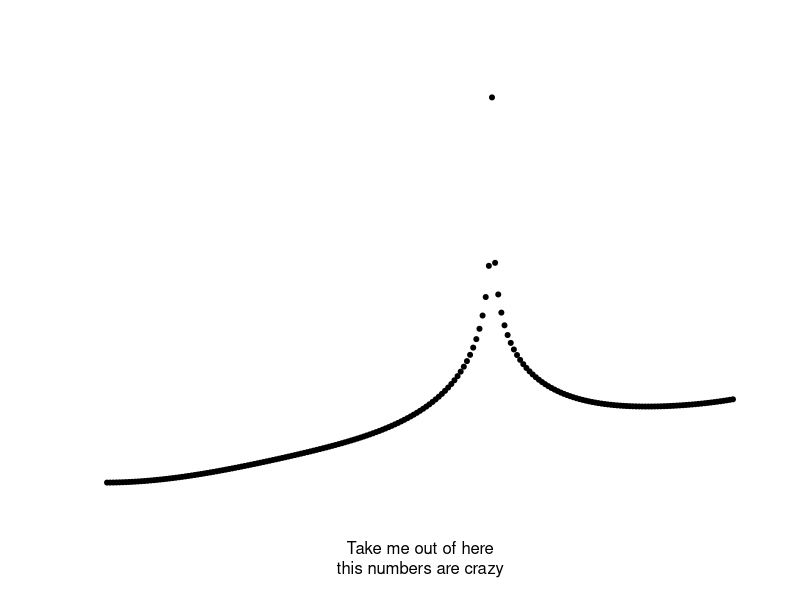
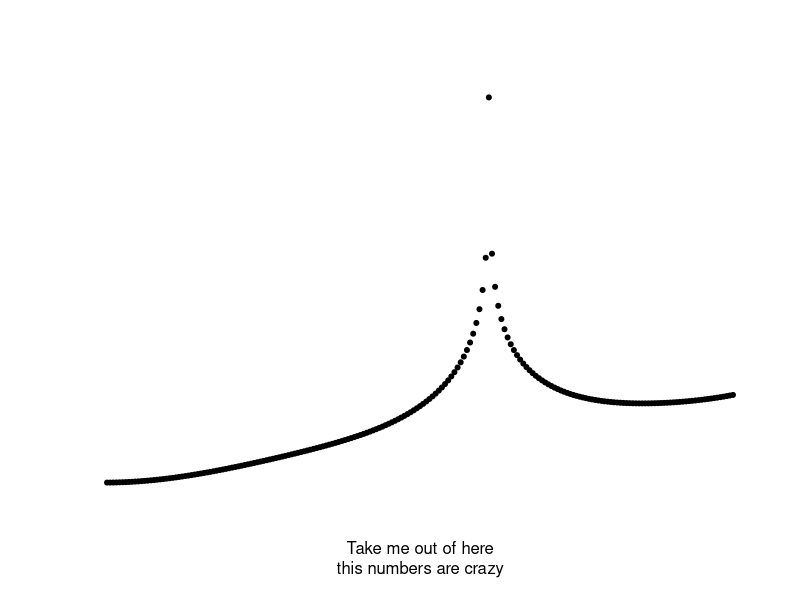
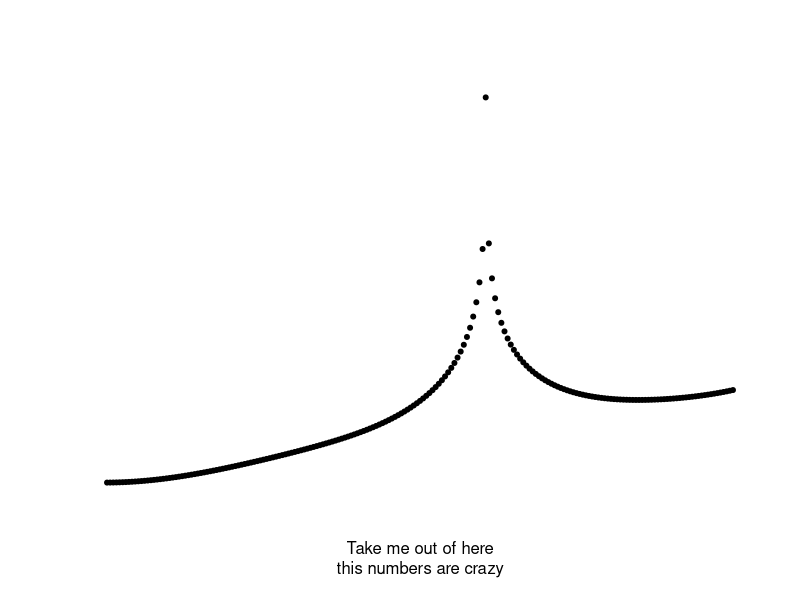
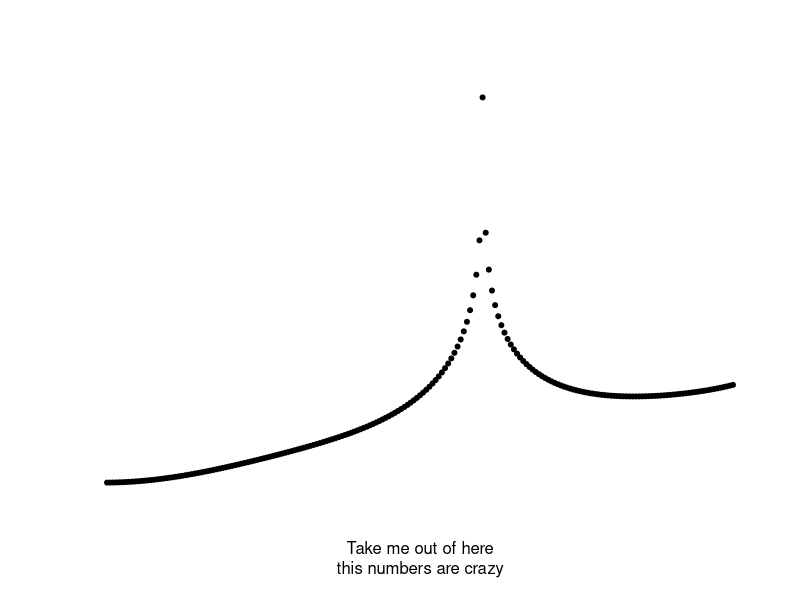
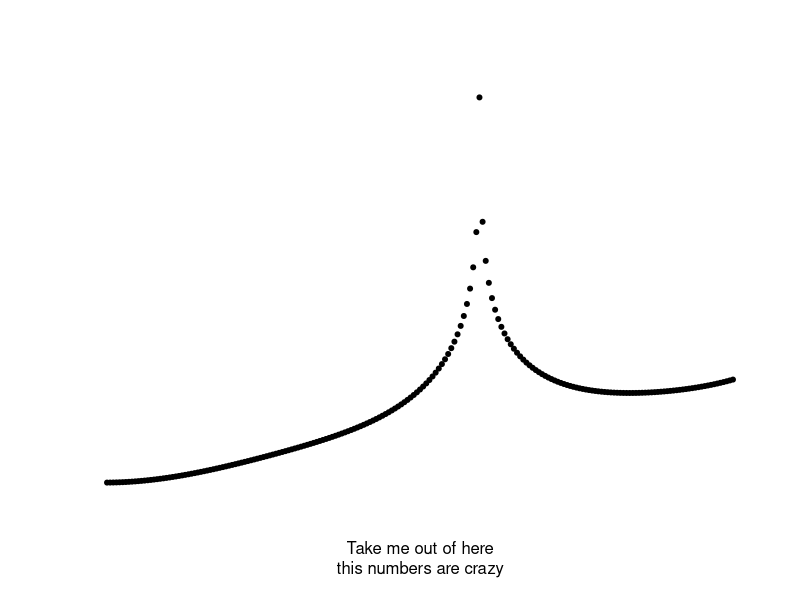
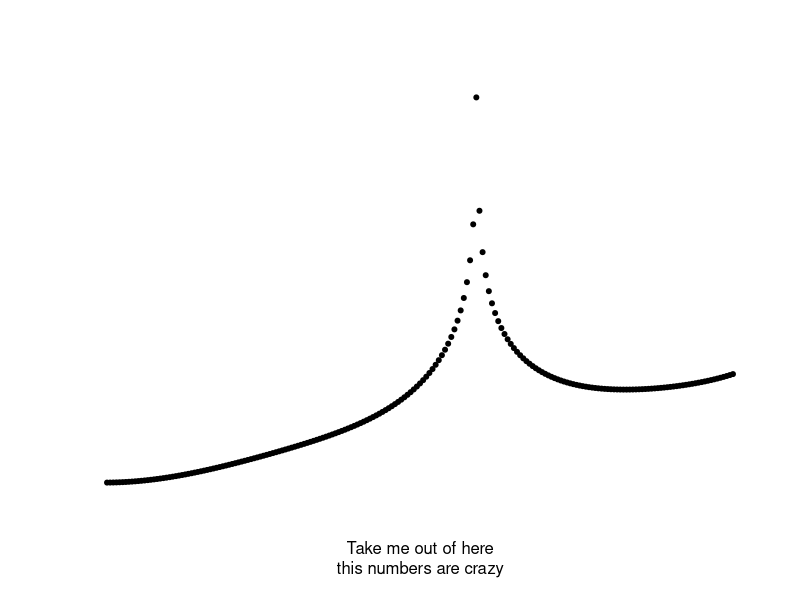
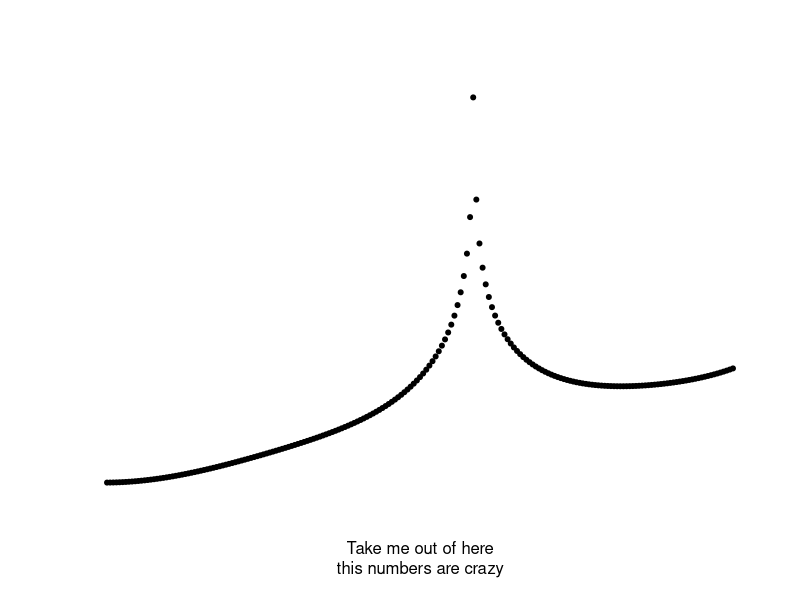
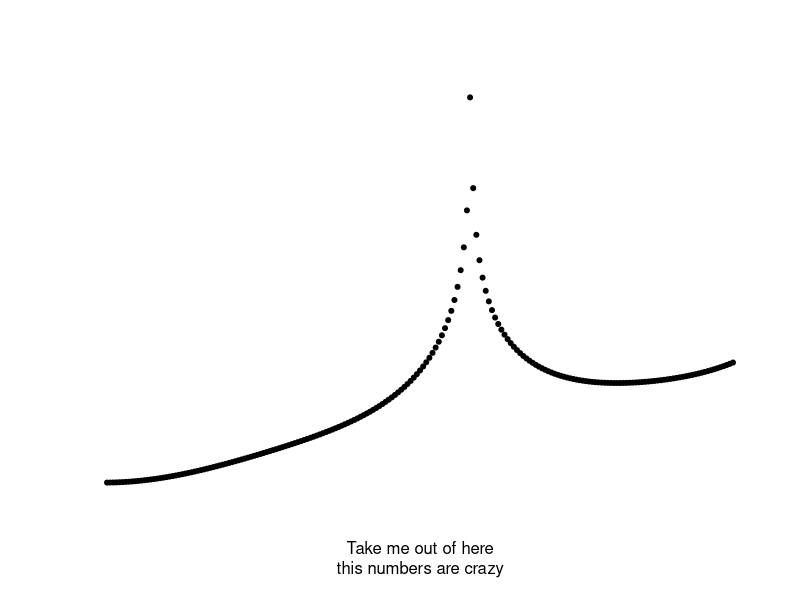

Write R code to recreate these figures, in order.
transitionPlot <- function(seq) {
    count <- 101
    for(n in seq) {
        x <- 1:201 / n
#         y <- sin(x)^2/sqrt(cos(x/3))
#         y <- (sin(x)^2)/sqrt(cos(log(x)/3))
#         y <- sin(2*x)/sqrt(sin(sin(x))^2)
#         y <- log(sin(2*x * (1/x))/sqrt(sin(sin(x))^2))
        y <- log(sin(2*x * (1/n))/sqrt(sin(sin(x))^2))
        
        data <- data.frame(x, y)
#         png()
        plot(data,
             pch=20,
             axes=FALSE,
             frame.plot=FALSE,
             xlab="Take me out of here\nthis numbers are crazy",
             ylab="")
#         dev.off()
        Sys.sleep(1/12)
    }
}

tau <- 2 * pi
seq <- seq(-tau, tau, length.out=501)
seq <- seq ^ 2
seq <- seq[seq != 0]
print(seq)
transitionPlot(seq)
